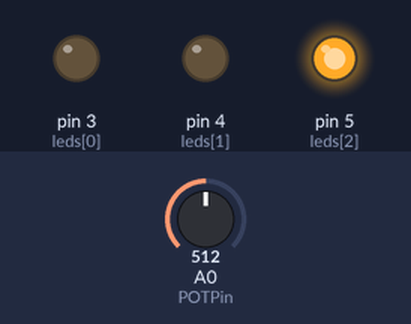
Bench run of a sketch on a simulated Arduino Uno, built with avr-gcc and run on an emulated ATmega328P. On the bench: output pins drawn as LEDs (lit = HIGH). Dashed ring = blinking. The inputs (shaded band) are chosen by the test bench; at power-on: A0 (POTPin) = 512.

Above: at 2.0 s.
2.1 s: A0 (POTPin) set to 306
At 2.9 s:
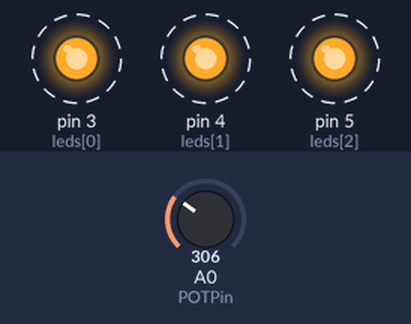
5.6 s: A0 (POTPin) set to 511
At 6.2 s:
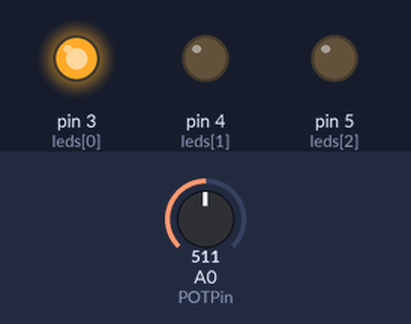
9.1 s: A0 (POTPin) set to 716
At 10.0 s:
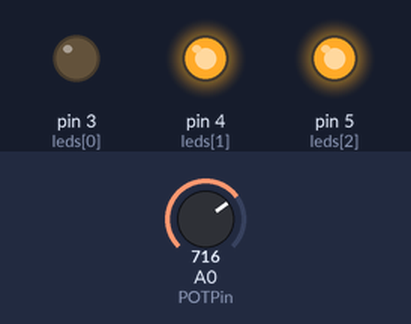
12.6 s: A0 (POTPin) set to 1023
Timing chart, 0 to 17.1 s (numbered marks = the images above; inputs shaded):
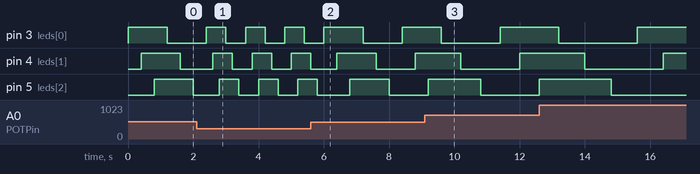

The sketch:

exercise_2.ino
```cpp
int leds[] = {3, 4, 5};
int POTPin = A0;

void setup(){
  for (int i = 0; i < sizeof(leds)/sizeof(leds[i]); i++) {
    pinMode(leds[i], OUTPUT);
  }
  pinMode(POTPin, INPUT);
}

void loop() {
  int potValue = analogRead(POTPin);
  int level = map(potValue, 0, 1023, 1, 4);
  for (int i = 0; i < sizeof(leds)/sizeof(leds[i]); i++) {
    digitalWrite(leds[i], !digitalRead(leds[i]));
    delay(level * 200);
  }
}
```
